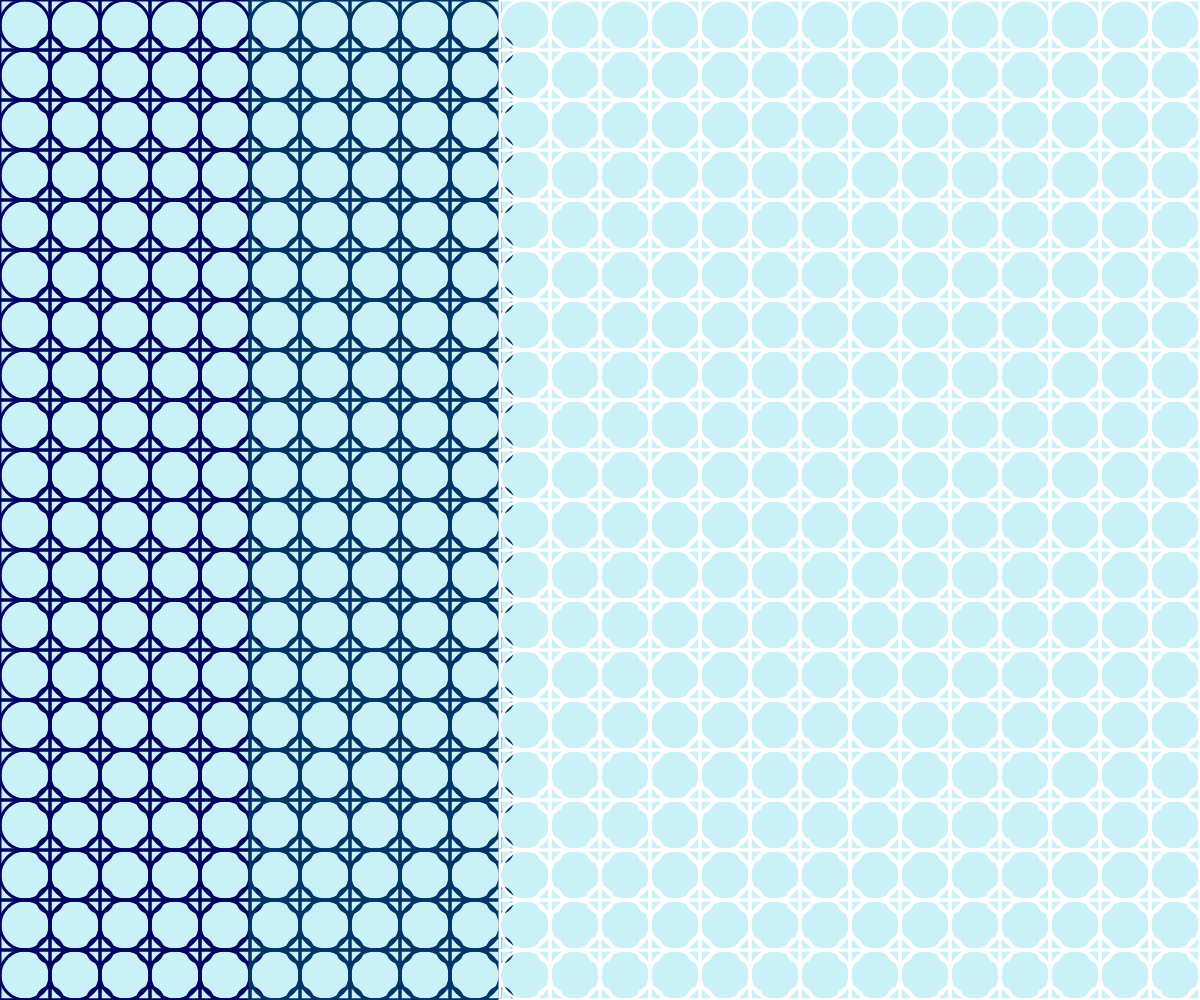
Frame 1 (no input)
Frame 60 (no input): identical to frame 1, image omitted
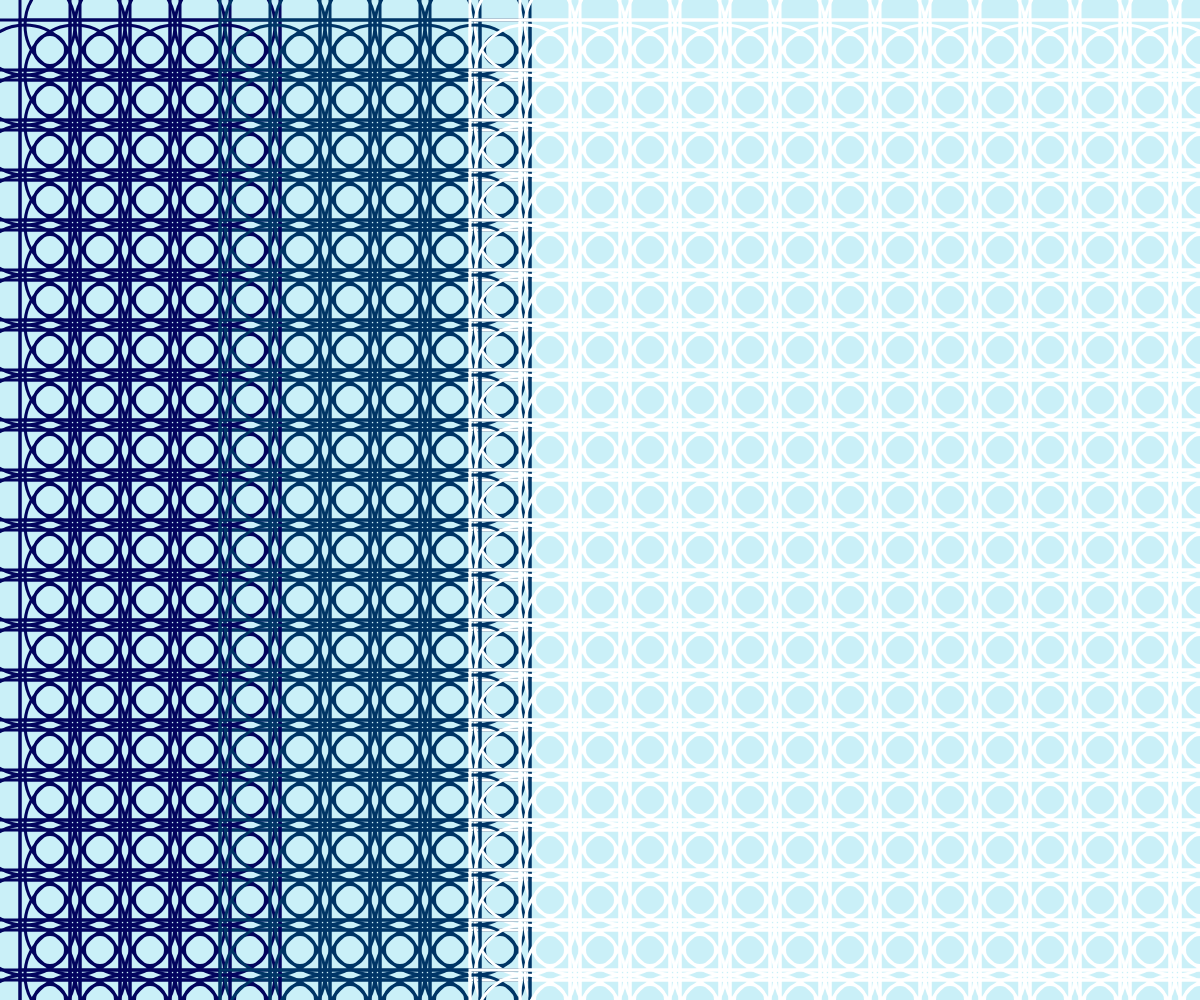
Frame 120 (the mouse pressed at the canvas centre since frame 60)

The p5.js sketch that drew these frames (run headless with seeded random() and noise() and a simulated clock; from frame 60 on, the mouse is pressed at the canvas centre):

// p5.js sketch
// ── sketch.js
function setup() { //設定初始内容，只會執行一次
  createCanvas(windowWidth, windowHeight);//產生一個畫布
  //background(0)//黑色背景
  background("#8ecae6") //設定背景顏色（天空色）
}

function draw() { //畫圖，每秒會畫60次
  //background(220); //背景顔色，灰白色（0黑色~255白）
  background("#caf0f8")//設定背景顏色（天空色）
  rectMode(CENTER) //把方形的座標點放在方形的中間
  noFill()//以下所畫的物件不要充滿顔色
  stroke("#48cae4") //綫條的顔色
  strokeWeight(3) //綫條的粗細
  //宣告變數
  var rect_width = 50 +mouseX/10 //方形的寬度
  var bc_width = 50 +mouseY/10 //大圓的寬度
  var sc_width = 25 +mouseX/100//小圓的寬度
  //FOR回圈
    // i=0：i為變數，要i從0開始（設定i的初始值）
    //i<20：條件判斷，當條件成立時，就繼續進到回圈内的程式碼執行
    //i=i+1：i值每次改變的差距值，當囘圈内碼執行一次完畢後，i值會自動+1
    for(let j=0;j<40;j=j+1){ //產生第幾排
      for(let i=0;i<40;i=i+1){ //產生一整排的物件（兩個圓加上一個方形），每排有40個物件
        if(i<5){ //第0~4排共5排設定的顔色
          stroke("#03045e")
        }else if(i<10){ //第5~9排共5排設定的顔色
          stroke("#003566")
        }else{ //第十排后
          stroke("0077b6")
        }
      ellipse(25+50*i,25+50*j,bc_width) //在座標（x：25，y：25）畫一個直徑爲50的圓
      rect(25+50*i,25+50*j,rect_width) //畫方形，在座標（x；25，y:25）畫一個直徑爲50的方形
      ellipse(50+50*i,50+50*j,sc_width) //畫小圓，直徑爲25
  }
}
}
// ── sketch_2.js
function setup() { //設定初始内容，只會執行一次
    createCanvas(windowWidth, windowHeight);//產生一個畫布
    //background(0)//黑色背景
    background("#8ecae6") //設定背景顏色（天空色）
  }
  
  function draw() { //畫圖，每秒會畫60次
    //background(220); //背景顔色，灰白色（0黑色~255白）
    background("#caf0f8")//設定背景顏色（天空色）
    rectMode(CENTER) //把方形的座標點放在方形的中間
    noFill()//以下所畫的物件不要充滿顔色
    stroke("#48cae4") //綫條的顔色
    strokeWeight(3) //綫條的粗細
    //————————————————第一排——————————————————
    //FOR回圈
    // i=0：i為變數，要i從0開始（設定i的初始值）
    //i<20：條件判斷，當條件成立時，就繼續進到回圈内的程式碼執行
    //i=i+1：i值每次改變的差距值，當囘圈内碼執行一次完畢後，i值會自動+1
    for(let i=0;i<40;i=i+1){ //產生第幾排
        ellipse(25+50*i,25+50*0,50) ////在座標（x：25，y：25）畫一個直徑爲50的圓
        rect(25+50*i,25+50*0,50) //畫方形，在座標（x；25，y:25）畫一個直徑爲50的方形
        ellipse(50+50*i,50+50*0,25) //畫小圓，直徑爲25
    }
    //————————————————第二排——————————————————
    for(let i=0;i<40;i=i+1){
        ellipse(25+50*i,25+50*1,50) ////在座標（x：25，y：25）畫一個直徑爲50的圓
        rect(25+50*i,25+50*1,50) //畫方形，在座標（x；25，y:25）畫一個直徑爲50的方形
        ellipse(50+50*i,50+50*1,25) //畫小圓，直徑爲25
    }

     //————————————————第三排——————————————————
     for(let i=0;i<40;i=i+1){
        ellipse(25+50*i,25+50*2,50) ////在座標（x：25，y：25）畫一個直徑爲50的圓
        rect(25+50*i,25+50*2,50) //畫方形，在座標（x；25，y:25）畫一個直徑爲50的方形
        ellipse(50+50*i,50+50*2,25) //畫小圓，直徑爲25
    }

    //————————————————第四排——————————————————
    for(let i=0;i<40;i=i+1){
        ellipse(25+50*i,25+50*3,50) ////在座標（x：25，y：25）畫一個直徑爲50的圓
        rect(25+50*i,25+50*3,50) //畫方形，在座標（x；25，y:25）畫一個直徑爲50的方形
        ellipse(50+50*i,50+50*3,25) //畫小圓，直徑爲25
    }
  }
// ── sketch_3.js
function setup() { //設定初始内容，只會執行一次
    createCanvas(windowWidth, windowHeight);//產生一個畫布
    //background(0)//黑色背景
    background("#8ecae6") //設定背景顏色（天空色）
  }
  
  function draw() { //畫圖，每秒會畫60次
    //background(220); //背景顔色，灰白色（0黑色~255白）
    rectMode(CENTER) //把方形的座標點放在方形的中間
    noFill() //以下所畫的物件不要充滿顔色
    stroke("#48cae4") //綫條的顔色
    strokeWeight(3) //綫條的粗細
    for(let j=0;j<40;j=j+1){ //產生第幾排
        for(let i=0;i<40;i=i+1){
        ellipse(25+50*j,25+50*0,50) //在座標（x：25，y：25）畫一個直徑爲50的圓
        rect(25+50*j,25+50*0,50) //畫方形，在座標（x；25，y:25）畫一個直徑爲50的方形
        ellipse(50+50*j,50+50*0,25) //畫小圓，直徑爲25
    }
  }
}
